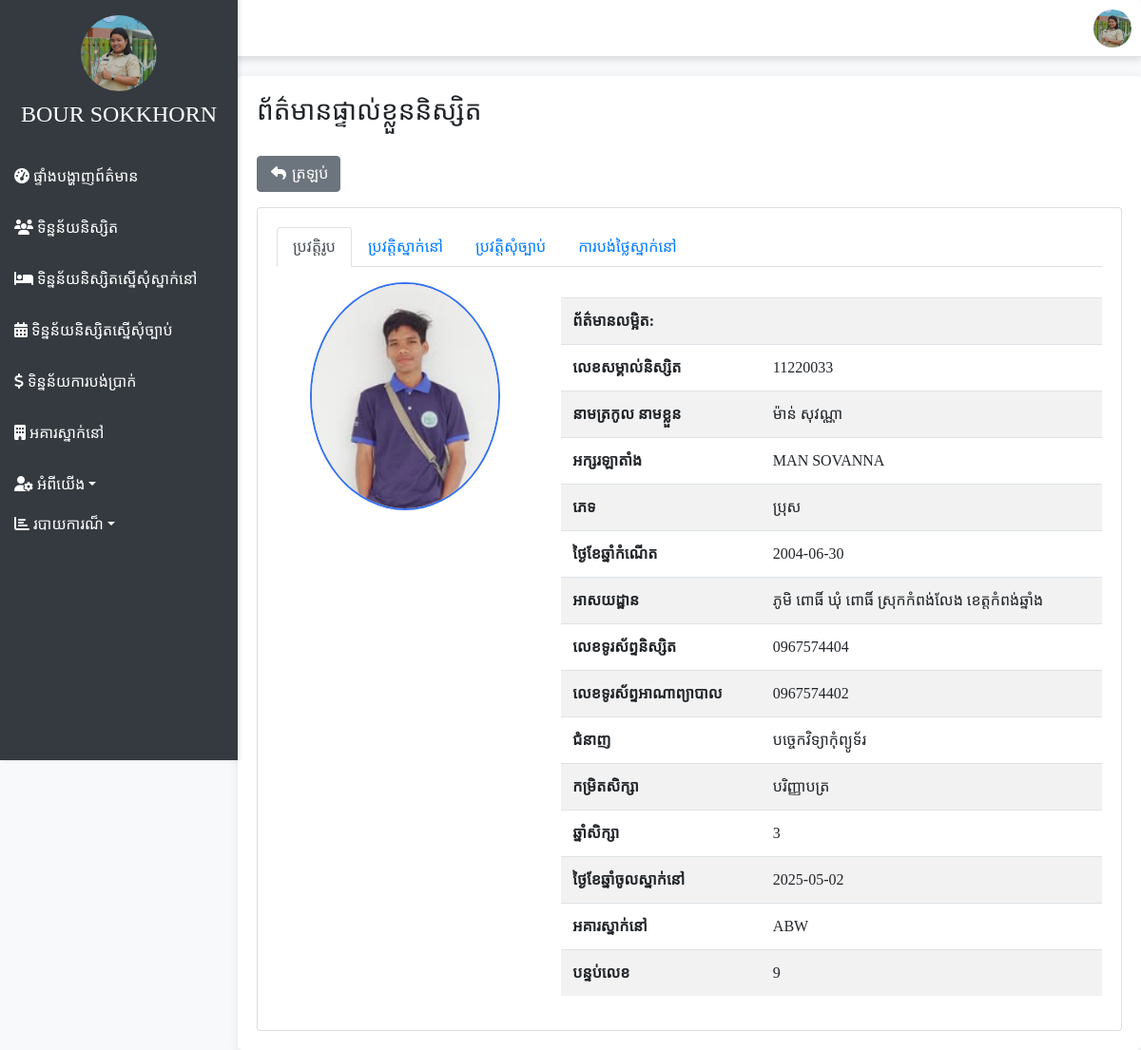
/admin/pf_student.php?student_id=11220033 (signed in), run on the app's committed database.
### tables this page shows
CREATE TABLE `register` (
  `user_id` int(11) NOT NULL,
  `password` varchar(255) DEFAULT NULL,
  `student_id` varchar(20) DEFAULT NULL,
  `lastname` varchar(50) DEFAULT NULL,
  `name` varchar(50) DEFAULT NULL,
  `username` varchar(50) DEFAULT NULL,
  `gender` enum('ប្រុស','ស្រី') DEFAULT NULL,
  `dob` date DEFAULT NULL,
  `address` text DEFAULT NULL,
  `phone_student` varchar(250) NOT NULL,
  `phone_parent` varchar(20) DEFAULT NULL,
  `skill` varchar(100) DEFAULT NULL,
  `education_level` varchar(100) DEFAULT NULL,
  `year` int(11) DEFAULT NULL,
  `img` varchar(255) NOT NULL,
  `building` varchar(255) NOT NULL,
  `room` int(100) NOT NULL,
  `stay` date DEFAULT NULL,
  `status` enum('មិនអនុញ្ញាត','អនុញ្ញាត','រង់ចាំ','') NOT NULL
);

### admin/pf_student.php (the view, shortened to what this page needs)
<?php
require_once '../conn_db.php';
$student_id = intval($_GET['student_id']);
$query = "SELECT * FROM register WHERE student_id = ?";
$stmt = $conn->prepare($query);
$stmt->bind_param("i", $student_id);
$stmt->execute();
$result = $stmt->get_result();
if ($result->num_rows === 1) {
    $user = $result->fetch_assoc();
} else {
    echo "Student not found.";
    exit();
}
include("../include/header.php");
?>
<!DOCTYPE html>
<html lang="en">
<head>
    <link rel="stylesheet" href="https://cdnjs.cloudflare.com/ajax/libs/font-awesome/6.1.1/css/all.min.css">
    <link rel="stylesheet" href="../style/header.css">
</head>
<body>
<div class="content-wrapper">
    <h3 style="margin-bottom: 30px;">ព័ត៌មានផ្ទាល់ខ្លួននិស្សិត</h3>
    <div class="row">
        <div class="col-md-12 text-start">
            <a href="all_user.php" class="btn btn-secondary me-2"><i class="fas fa-share fa-flip-horizontal fa-fw"></i>
                ត្រឡប់
            </a>
        </div>
    </div>
    <div class="card card-primary card-outline mt-3">
        <div class="card-body">
            <ul class="nav nav-tabs" id="studentTab" role="tablist">
                <li class="nav-item">
                    <a class="nav-link active" id="profile-tab" data-toggle="tab" href="#profile" role="tab"
                       aria-controls="profile" aria-selected="true">ប្រវត្តិរូប</a>
                </li>
                <li class="nav-item">
                    <a class="nav-link" id="register-history-tab" data-toggle="tab" href="#register-history"
                       role="tab" aria-controls="register-history" aria-selected="false">ប្រវត្តិស្នាក់នៅ</a>
                </li>
                <li class="nav-item">
                    <a class="nav-link" id="leave-history-tab" data-toggle="tab" href="#leave-history"
                       role="tab" aria-controls="leave-history" aria-selected="false">ប្រវត្តិសុំច្បាប់</a>
                </li>
                <li class="nav-item">
                    <a class="nav-link" id="payment-history-tab" data-toggle="tab" href="#payment-history"
                       role="tab" aria-controls="payment-history" aria-selected="false">ការបង់ថ្លៃស្នាក់នៅ</a>
                </li>
            </ul>
            <div class="tab-content" id="studentTabContent">
                <div class="tab-pane fade show active" id="profile" role="tabpanel" aria-labelledby="profile-tab">
                    <div class="row mt-3">
                        <div class="col-md-4 text-center">
                            <img src="<?php echo !empty($user['img']) ? htmlspecialchars('../' . $user['img']) : '../img/user1.png'; ?>" class="img-fluid"
                                style="width: 200px; height: 240px; object-fit: cover; border-radius: 50%; border: 2.5px solid #3572EF; margin-bottom: 10px;">
                        </div>
                        <div class="col-md-8 mt-3">
                            <table class="table table-striped">
                                <tr>
                                    <th colspan="2">ព័ត៌មានលម្អិត:</th>
                                </tr>
                                <tr>
                                    <th>លេខសម្គាល់និស្សិត</th>
                                    <td><?= htmlspecialchars($user['student_id']); ?></td>
                                </tr>
                                <tr>
                                    <th>នាមត្រកូល នាមខ្លួន</th>
                                    <td><?= htmlspecialchars($user['lastname'] . ' ' . $user['name']); ?></td>
                                </tr>
                                <tr>
                                    <th>អក្សរឡាតាំង</th>
                                    <td><?= htmlspecialchars($user['username']); ?></td>
                                </tr>
                                <tr>
                                    <th>ភេទ</th>
                                    <td><?= htmlspecialchars($user['gender']); ?></td>
                                </tr>
                                <tr>
                                    <th>ថ្ងៃខែឆ្នាំកំណើត</th>
                                    <td><?= htmlspecialchars($user['dob']); ?></td>
                                </tr>
                                <tr>
                                    <th>អាសយដ្ឋាន</th>
                                    <td><?= htmlspecialchars($user['address']); ?></td>
                                </tr>
                                <tr>
                                    <th>លេខទូរស័ព្ទនិស្សិត</th>
                                    <td><?= htmlspecialchars($user['phone_student']); ?></td>
                                </tr>
                                <tr>
                                    <th>លេខទូរស័ព្ទអាណាព្យាបាល</th>
                                    <td><?= htmlspecialchars($user['phone_parent']); ?></td>
                                </tr>
                                <tr>
                                    <th>ជំនាញ</th>
                                    <td><?= htmlspecialchars($user['skill']); ?></td>
                                </tr>
                                <tr>
                                    <th>កម្រិតសិក្សា</th>
                                    <td><?= htmlspecialchars($user['education_level']); ?></td>
                                </tr>
                                <tr>
                                    <th>ឆ្នាំសិក្សា</th>
                                    <td><?= htmlspecialchars($user['year']); ?></td>
                                </tr>
                                <tr>
                                    <th>ថ្ងៃខែឆ្នាំចូលស្នាក់នៅ</th>
                                    <td><?= htmlspecialchars($user['stay']); ?></td>
                                </tr>
                                <tr>
                                    <th>អគារស្នាក់នៅ</th>
                                    <td><?= htmlspecialchars($user['building']); ?></td>
                                </tr>
                                <tr>
                                    <th>បន្ទប់លេខ</th>
                                    <td><?= htmlspecialchars($user['room']); ?></td>
                                </tr>
                            </table>
                        </div>
                    </div>
                </div>
            </div>
        </div>
    </div>
</div>
</body>
</html>

### style/header.css (style rules this page uses)
body { font-family: 'Khmer OS Siemreap'; background-color: #f8f9fa; }
.content-wrapper { margin-left: 250px; padding: 20px; background-color: #ffffff; border-radius: 5px; box-shadow: 0 2px 10px rgba(0, 0, 0, 0.1); }

### include/header.php (style rules this page uses)
body { font-family: 'Khmer OS Siemreap'; margin: 0; padding: 0; background-color: #f8f9fa; }
.content-wrapper { margin-left: 250px; padding: 20px; box-shadow: 0 2px 10px rgba(0, 0, 0, 0.1); background-color: #ffffff; border-radius: 5px; transition: margin-left 0.3s ease; }
body { font-family: 'Khmer OS Siemreap', sans-serif; background-color: #f8f9fa; }

### data on the page
register: img (picture), student "11220033", lastname+name "ម៉ាន់ សុវណ្ណា", username "MAN SOVANNA", gender "ប្រុស", dob "2004-06-30", address "ភូមិ ពោធិ៍ ឃុំ ពោធិ៍ ស្រុកកំពង់លែង ខេត្តកំពង់ឆ្នាំង", phone_student "0967574404", phone_parent "0967574402", skill "បច្ចេកវិទ្យាកុំព្យូទ័រ", education_level "បរិញ្ញាបត្រ", year "3", stay "2025-05-02", building "ABW", room "9"

### other printed values
$_SESSION['admin_username'] "BOUR SOKKHORN"
